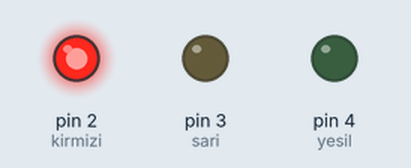
Simulated run of this sketch. Board: Arduino Uno, built with avr-gcc and run on an emulated ATmega328P. On the bench: output pins drawn as LEDs (lit = HIGH).

Above: at 2.0 s.
At 4.5 s:
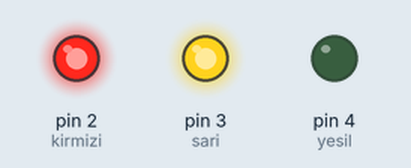
At 7.0 s:
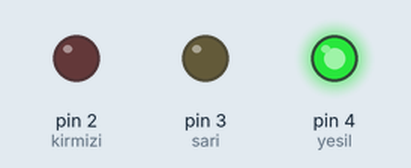
At 9.7 s:
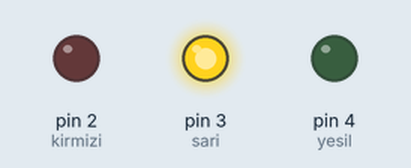
Timing chart, 0 to 13.7 s (numbered marks = the images above):
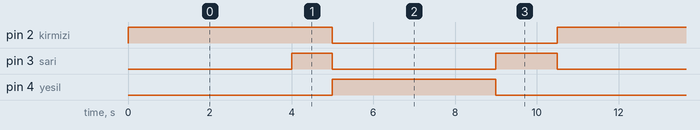

Measured:
- by itself, pin 2 (kirmizi): alternates HIGH for 5.0 s and LOW for 5.5 s
- by itself, pin 3 (sari): repeats every 10.5 s: LOW 4.0 s, HIGH 1.5 s, LOW 4.0 s, HIGH 1.0 s
- by itself, pin 4 (yesil): alternates HIGH for 4.0 s and LOW for 6.5 s

The sketch:

Ornek1_TrafikLambasi.ino
```cpp
/*
  ROBOTİK KODLAMA 10 - 8. HAFTA - ÖRNEK 1 (TEMEL): TRAFİK LAMBASI  (3 LED)
  ----------------------------------------------------------------------
  Senaryo : Bir kavşaktaki araç trafik lambası: kırmızı, kırmızı+sarı, yeşil, sarı sırasıyla döner.
  Kazanım : Pin numarasına isim vermek (int ...), dijital portları çıkış yapmak,
            bir sıralamayı (algoritmayı) LED'lerle göstermek. Kitap s.71-72.

  MALZEME LİSTESİ
    Bileşen              Adet   Bağlandığı yer
    Arduino Uno           1     -
    Breadboard            1     -
    LED (kırmızı)         1     D2 -> direnç -> LED anot; katot GND hattında
    LED (sarı)            1     D3 -> direnç -> LED anot; katot GND hattında
    LED (yeşil)           1     D4 -> direnç -> LED anot; katot GND hattında
    Direnç 220 ohm        3     Her LED için birer tane
    Jumper kablo          4     D2, D3, D4 ve GND bağlantıları

  DEVRE (adım adım)
    1) Arduino GND -> breadboard mavi (-) hat.
    2) Üç LED'in katodunu (kısa bacak) mavi hatta bağla.
    3) Her LED'in anoduna 220 ohm direnç tak; direncin diğer ucuna D2, D3, D4 kablolarını bağla.

  İPUCU: Pin numaralarını değişken adına bağladığımız için LED'i başka pine taşırsan
         yalnız en üstteki satırı değiştirmen yeter.
*/

int kirmizi = 2;   // kırmızı LED'in pini
int sari = 3;      // sarı LED'in pini
int yesil = 4;     // yeşil LED'in pini

void setup() {
  pinMode(kirmizi, OUTPUT);   // üç pin de çıkış
  pinMode(sari, OUTPUT);
  pinMode(yesil, OUTPUT);
}

void loop() {
  digitalWrite(kirmizi, HIGH);   // 1. DUR: yalnız kırmızı
  digitalWrite(sari, LOW);
  digitalWrite(yesil, LOW);
  delay(4000);
  digitalWrite(sari, HIGH);      // 2. HAZIR OL: kırmızı + sarı
  delay(1000);
  digitalWrite(kirmizi, LOW);    // 3. GEÇ: yalnız yeşil
  digitalWrite(sari, LOW);
  digitalWrite(yesil, HIGH);
  delay(4000);
  digitalWrite(yesil, LOW);      // 4. YAVAŞLA: yalnız sarı
  digitalWrite(sari, HIGH);
  delay(1500);
}

/*
  DEĞİŞTİR VE GÖZLE
    - delay(4000) değerlerini 2000 yap. Işıklar hızlanır; gerçekte bu süre neye bağlıdır?
    - Kırmızı LED'i D7'ye taşı: yalnız int kirmizi = 2; satırını 7 yap (ve kabloyu D7'ye bağla).

  TOPLAM SÜRE (doğrulama): 4000 + 1000 + 4000 + 1500 = 10500 ms (10,5 sn)
  NOT: "Kırmızı+sarı" aşaması kitapta da yer alır; bazı ülkelerde kullanılmaz.
*/
```
